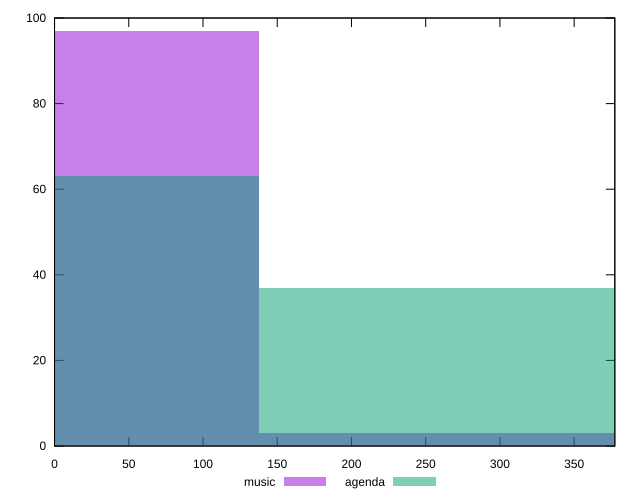

gnuplot code for this plot:
reset

$music <<EOF
0 97
274.92703828549094 3
EOF

$agenda <<EOF
274.92703828549094 37
0 63
EOF

set key outside below
set boxwidth 274.92703828549094
set xrange [0:377.39]
set yrange [0:100]
set trange [0:100]
set style fill transparent solid 0.5 noborder
set terminal svg size 640, 500 enhanced background rgb 'white'
set output "reports/report_00027_2021-02-24T12-40-31.850Z/uses-rel-preconnect/comparison/histogram/0_vs_1.svg"

plot $music title "music" with boxes, \
     $agenda title "agenda" with boxes

reset
